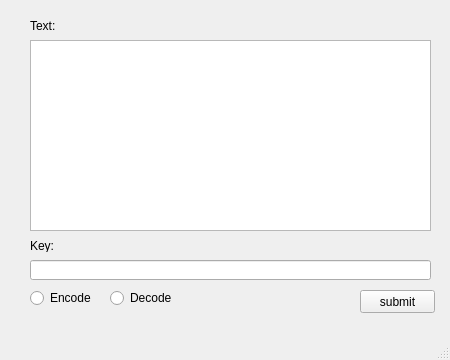
<?xml version="1.0" encoding="UTF-8"?>
<ui version="4.0">
 <class>MainWindow</class>
 <widget class="QMainWindow" name="MainWindow">
  <property name="geometry">
   <rect>
    <x>0</x>
    <y>0</y>
    <width>450</width>
    <height>360</height>
   </rect>
  </property>
  <property name="windowTitle">
   <string>Enight Text Crypt v1.1</string>
  </property>
  <widget class="QWidget" name="centralwidget">
   <widget class="QPushButton" name="pushButton_submit">
    <property name="geometry">
     <rect>
      <x>360</x>
      <y>290</y>
      <width>75</width>
      <height>23</height>
     </rect>
    </property>
    <property name="text">
     <string>submit</string>
    </property>
   </widget>
   <widget class="QRadioButton" name="radioButton_Encode">
    <property name="geometry">
     <rect>
      <x>30</x>
      <y>290</y>
      <width>89</width>
      <height>16</height>
     </rect>
    </property>
    <property name="text">
     <string>Encode</string>
    </property>
   </widget>
   <widget class="QRadioButton" name="radioButton_Decode">
    <property name="geometry">
     <rect>
      <x>110</x>
      <y>290</y>
      <width>89</width>
      <height>16</height>
     </rect>
    </property>
    <property name="text">
     <string>Decode</string>
    </property>
   </widget>
   <widget class="QLineEdit" name="lineEdit_Key">
    <property name="geometry">
     <rect>
      <x>30</x>
      <y>260</y>
      <width>401</width>
      <height>20</height>
     </rect>
    </property>
   </widget>
   <widget class="QTextEdit" name="textEdit">
    <property name="geometry">
     <rect>
      <x>30</x>
      <y>40</y>
      <width>401</width>
      <height>191</height>
     </rect>
    </property>
   </widget>
   <widget class="QLabel" name="label">
    <property name="geometry">
     <rect>
      <x>30</x>
      <y>240</y>
      <width>54</width>
      <height>12</height>
     </rect>
    </property>
    <property name="text">
     <string>Key:</string>
    </property>
   </widget>
   <widget class="QLabel" name="label_2">
    <property name="geometry">
     <rect>
      <x>30</x>
      <y>20</y>
      <width>54</width>
      <height>12</height>
     </rect>
    </property>
    <property name="text">
     <string>Text:</string>
    </property>
   </widget>
  </widget>
  <widget class="QMenuBar" name="menubar">
   <property name="geometry">
    <rect>
     <x>0</x>
     <y>0</y>
     <width>450</width>
     <height>23</height>
    </rect>
   </property>
  </widget>
  <widget class="QStatusBar" name="statusbar"/>
 </widget>
 <resources/>
 <connections/>
</ui>
